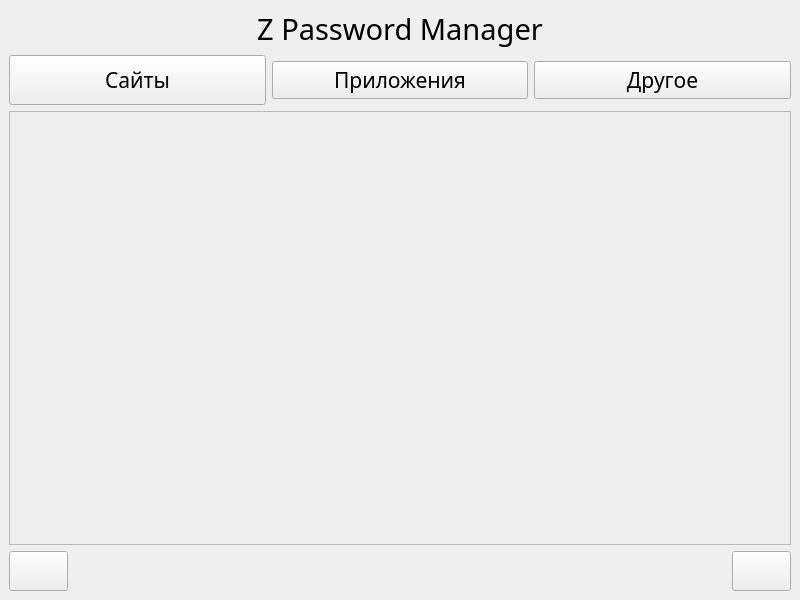
<?xml version="1.0" encoding="UTF-8"?>
<ui version="4.0">
 <class>MainWindow</class>
 <widget class="QMainWindow" name="MainWindow">
  <property name="geometry">
   <rect>
    <x>0</x>
    <y>0</y>
    <width>800</width>
    <height>600</height>
   </rect>
  </property>
  <property name="minimumSize">
   <size>
    <width>800</width>
    <height>600</height>
   </size>
  </property>
  <property name="maximumSize">
   <size>
    <width>800</width>
    <height>600</height>
   </size>
  </property>
  <property name="font">
   <font>
    <family>Microsoft YaHei UI Light</family>
    <pointsize>16</pointsize>
   </font>
  </property>
  <property name="windowTitle">
   <string>Z Password Manager</string>
  </property>
  <widget class="QWidget" name="centralwidget">
   <layout class="QVBoxLayout" name="verticalLayout">
    <item>
     <widget class="QLabel" name="label">
      <property name="font">
       <font>
        <family>Microsoft YaHei UI Light</family>
        <pointsize>22</pointsize>
       </font>
      </property>
      <property name="text">
       <string>Z Password Manager</string>
      </property>
      <property name="alignment">
       <set>Qt::AlignmentFlag::AlignCenter</set>
      </property>
     </widget>
    </item>
    <item>
     <layout class="QHBoxLayout" name="horizontalLayout">
      <item>
       <widget class="QPushButton" name="webButton">
        <property name="minimumSize">
         <size>
          <width>0</width>
          <height>50</height>
         </size>
        </property>
        <property name="whatsThis">
         <string/>
        </property>
        <property name="layoutDirection">
         <enum>Qt::LayoutDirection::LeftToRight</enum>
        </property>
        <property name="text">
         <string>Сайты</string>
        </property>
       </widget>
      </item>
      <item>
       <widget class="QPushButton" name="appsButton">
        <property name="text">
         <string>Приложения</string>
        </property>
       </widget>
      </item>
      <item>
       <widget class="QPushButton" name="otherButton">
        <property name="text">
         <string>Другое</string>
        </property>
       </widget>
      </item>
     </layout>
    </item>
    <item>
     <layout class="QHBoxLayout" name="horizontalLayout_2">
      <item>
       <widget class="QScrollArea" name="scrollArea">
        <property name="widgetResizable">
         <bool>true</bool>
        </property>
        <widget class="QWidget" name="scrollAreaWidgetContents">
         <property name="geometry">
          <rect>
           <x>0</x>
           <y>0</y>
           <width>778</width>
           <height>428</height>
          </rect>
         </property>
         <layout class="QVBoxLayout" name="verticalLayout_3">
          <item>
           <layout class="QVBoxLayout" name="passBox"/>
          </item>
          <item>
           <spacer name="verticalSpacer_3">
            <property name="orientation">
             <enum>Qt::Orientation::Vertical</enum>
            </property>
            <property name="sizeHint" stdset="0">
             <size>
              <width>20</width>
              <height>372</height>
             </size>
            </property>
           </spacer>
          </item>
         </layout>
        </widget>
       </widget>
      </item>
     </layout>
    </item>
    <item>
     <layout class="QHBoxLayout" name="horizontalLayout_4">
      <item>
       <widget class="QPushButton" name="addButton">
        <property name="minimumSize">
         <size>
          <width>40</width>
          <height>40</height>
         </size>
        </property>
        <property name="maximumSize">
         <size>
          <width>16777215</width>
          <height>16777215</height>
         </size>
        </property>
        <property name="text">
         <string/>
        </property>
        <property name="icon">
         <iconset theme="QIcon::ThemeIcon::ListAdd"/>
        </property>
       </widget>
      </item>
      <item>
       <spacer name="horizontalSpacer">
        <property name="orientation">
         <enum>Qt::Orientation::Horizontal</enum>
        </property>
        <property name="sizeHint" stdset="0">
         <size>
          <width>20</width>
          <height>40</height>
         </size>
        </property>
       </spacer>
      </item>
      <item>
       <widget class="QPushButton" name="settingsButton">
        <property name="minimumSize">
         <size>
          <width>40</width>
          <height>40</height>
         </size>
        </property>
        <property name="maximumSize">
         <size>
          <width>16777215</width>
          <height>16777215</height>
         </size>
        </property>
        <property name="text">
         <string/>
        </property>
        <property name="icon">
         <iconset theme="QIcon::ThemeIcon::DocumentProperties"/>
        </property>
       </widget>
      </item>
     </layout>
    </item>
   </layout>
  </widget>
 </widget>
 <resources/>
 <connections/>
</ui>
